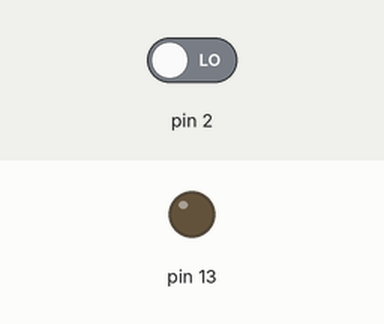
The sketch below on a simulated Arduino Uno, built with avr-gcc and run on an emulated ATmega328P. Shown: output pins drawn as LEDs (lit = HIGH). The test bench sets the inputs (shaded band); at power-on: pin 2 LOW.

Above: at 1.2 s.
1.3 s: pin 2 driven HIGH
At 2.3 s:
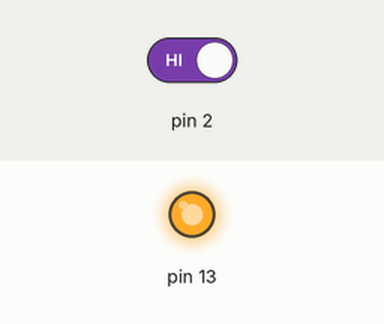
2.8 s: pin 2 driven LOW
At 3.4 s:
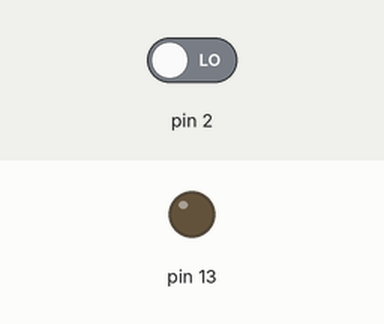
Timing chart, 0 to 5.8 s (numbered marks = the images above; inputs shaded):
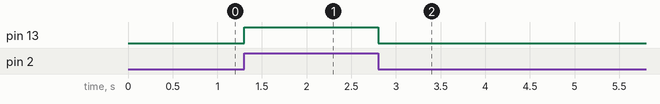

The sketch:

Push_Button_LED_.ino
```cpp
// C++ code
//
int buttonstate =0;
void setup()
{
  pinMode(13, OUTPUT);
  pinMode(2,INPUT);
}

void loop()
{
  buttonstate = digitalRead(2);
  if (buttonstate==HIGH){
    digitalWrite(13, HIGH);
  }
  else{
  digitalWrite(13, LOW);
  }

}
```

Measured:
- after the input at 1.3 s, pin 13: LOW → HIGH at once
- after the input at 2.8 s, pin 13: HIGH → LOW at once
